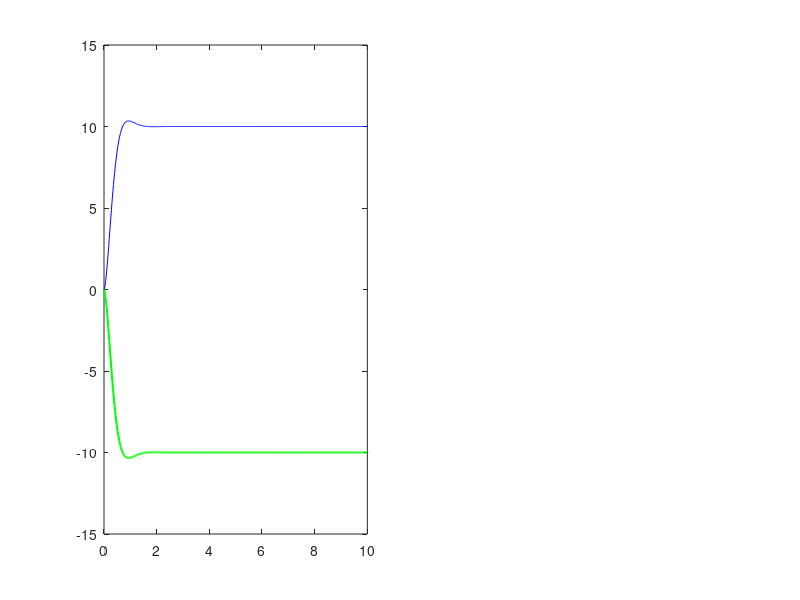

Write the MATLAB code that produced this figure. (Note: this script raises an error after producing the figure.)
%% Aero 2 — 4th-Order MIMO: Feedback Linearization + LQR Simulation
clear; clc; close all;

%% 1. 시스템 파라미터 정의 (논문 Table 3.1 & 3.2 기반)
% 기본 물리량
M1 = 0.146; M2 = 0.2; M3 = 0.02; L1 = 0.168; 
R = 0.077; h = 0.03; Jp = 0.0232; Jy = 0.0238; Jm = 4.0e-6;
Mb = 1.07; Dm = 2.42e-3; Ms = 0.526; Ls = 0.305; g = 9.81;

% 마찰 계수
Bqv = 0.017; Bqh = 0.0227; 

% 비선형 항 상쇄를 위한 alpha 파라미터 계산
alpha1 = 2*(M1+M2)*L1^2 + 2*M3*L1^2 + M1*(R^2/4 + h^2/12) + M1*R^2/2 + Jp + 2*Jm;
alpha2 = 2*(M1+M2)*L1^2 + 2*M3*L1^2 + M1*R^2/2 + Jy - M1*(R^2/4 + h^2/12);
alpha3 = 2*(M1+M2)*L1^2 + 2*M3*L1^2 + M1*R^2/2 + Jy;
alpha4 = M1*(R^2/4 + h^2/12);
alpha5 = M1*(R^2/4 + h^2/12) + Ms/12*Ls^2 + 2*Jm;
alpha6 = M1*(R^2/2 + h^2/6) - 4*(M1+M2)*L1^2 - 4*M3*L1^2 - M1*R^2 - 2*Jy;

%% 2. 제어기 설계 (LQR for Double Integrator)
% 피드백 선형화 후 시스템은 ddot(q) = v 형태가 됨
Ad_fl = [0, 0, 1, 0; 0, 0, 0, 1; 0, 0, 0, 0; 0, 0, 0, 0];
Bd_fl = [0, 0; 0, 0; 1, 0; 0, 1];

% 논문에서 계산된 LQR Gain 및 Tracking Gain
K = [22.3607, 0, 6.6874, 0; 0, 22.3607, 0, 6.6874];
kstar = [22.3607, 0; 0, 22.3607];

%% 3. 시뮬레이션 설정
Ts = 0.02; T_final = 10;
t = 0:Ts:T_final;
N_sim = length(t);

x = zeros(4, N_sim);          % 상태: [pitch, yaw, pitch_rate, yaw_rate]
u_volts = zeros(2, N_sim);    % 출력 전압: [V_main, V_tail]

% 목표 각도 설정: 10도, 10도
ref = deg2rad([10; -10]);

%% 4. 시뮬레이션 루프
for k = 1:N_sim-1
    % 현재 상태 추출
    q_v = x(1, k); q_h = x(2, k);
    dq_v = x(3, k); dq_h = x(4, k);
    
    % (1) 가상 입력 v 계산 (LQR + Tracking)
    % v = -K*x + kstar*ref
    v = -K * x(:, k) + kstar * ref;
    v1 = v(1); v2 = v(2);
    
    % (2) 피드백 선형화: 비선형 항 상쇄 및 목표 토크(Gamma) 계산
    Gamma_qv = alpha2*sin(q_v)*cos(q_v)*dq_h^2 + Mb*g*Dm*sin(q_v) + Bqv*dq_v + alpha1*v1;
    Gamma_qh = alpha6*sin(q_v)*cos(q_v)*dq_v*dq_h + Bqh*dq_h + (alpha3*cos(q_v)^2 + alpha4*sin(q_v)^2 + alpha5)*v2;
    
    % (3) 토크(Gamma) -> 추력(T) 변환
    % D(q) matrix: [Lm, -k; -k*cos(qv), Lt*cos(qh)]
    k_torque = 0.02; % Reactive torque constant
    D_q = [L1, -k_torque; -k_torque*cos(q_v), L1*cos(q_h)];
    T_d = D_q \ [Gamma_qv; Gamma_qh]; % T_d = [T_main; T_tail]
    
    % (4) 추력(T) -> 전압(V) 변환 (Steady-state approximation)
    % T = Cm * w^3 -> w = (T/Cm)^(1/3)
    % V = 0.058*w + 0.0789
    Cm = 2.047e-7;
    w_m = sign(T_d(1)) * (abs(T_d(1))/Cm)^(1/3);
    w_t = sign(T_d(2)) * (abs(T_d(2))/Cm)^(1/3);
    
    V_m = 0.058 * w_m + 0.0789;
    V_t = 0.058 * w_t + 0.0789;
    
    % 전압 제한 (Safety)
    u_volts(:, k) = max(min([V_m; V_t], 18), -18);
    
    % (5) 실제 비선형 시스템 업데이트 (Plant Dynamics)
    % 시뮬레이션 성능 확인을 위해 가속도 산출
    ddq_v = (Gamma_qv - alpha2*sin(q_v)*cos(q_v)*dq_h^2 - Mb*g*Dm*sin(q_v) - Bqv*dq_v) / alpha1;
    ddq_h = (Gamma_qh - alpha6*sin(q_v)*cos(q_v)*dq_v*dq_h - Bqh*dq_h) / (alpha3*cos(q_v)^2 + alpha4*sin(q_v)^2 + alpha5);
    
    % Euler integration
    x(3, k+1) = x(3, k) + ddq_v * Ts;
    x(4, k+1) = x(4, k) + ddq_h * Ts;
    x(1, k+1) = x(1, k) + x(3, k+1) * Ts;
    x(2, k+1) = x(2, k) + x(4, k+1) * Ts;
end

%% 5. 결과 시각화
figure('Color', 'w', 'Position', [100, 100, 1000, 500]);
subplot(1,2,1);
plot(t, rad2deg(x(1,:)), 'b', t, rad2deg(x(2,:)), 'g', 'LineWidth', 1.5);
yline(10, 'r--', 'Pitch Ref (10 deg)');
yline(10, 'm--', 'Yaw Ref (10 deg)');
title('Position Response with Feedback Linearization');
xlabel('Time (s)'); ylabel('Angle (deg)'); legend('Pitch', 'Yaw'); grid on;

subplot(1,2,2);
plot(t, u_volts(1,:), 'r', t, u_volts(2,:), 'k');
title('Control Action (Motor Voltages)');
xlabel('Time (s)'); ylabel('Voltage (V)'); legend('V\_main', 'V\_tail'); grid on;
